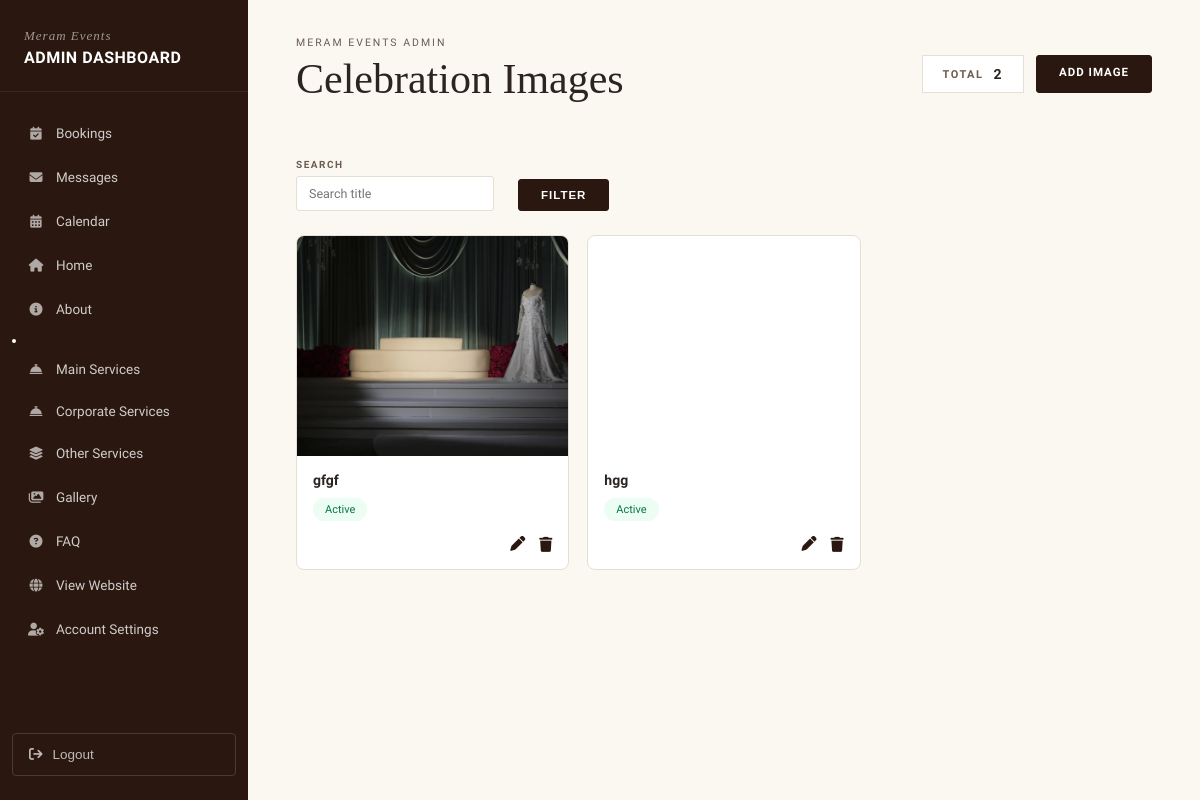
The page /dashboard/celebration-images/ on the database its author committed.
### main/models.py (models this page shows, shortened)
class CelebrationImage(models.Model):
    title = models.CharField(max_length=200)
    image = models.ImageField(upload_to='celebration/')
    is_active = models.BooleanField(default=True)

### main/views.py (the view)
def celebration_images(request):
    images = CelebrationImage.objects.all()
    q = request.GET.get("q")
    if q:
        images = images.filter(title__icontains=q)
    context = {
        "images": images,
        "total": images.count(),
        "query": q or "",
        'active_page': 'celebration',
    }
    return render(
        request,
        "dashboard/celebration_images.html",
        context
    )

### main/templates/dashboard/celebration_images.html (shortened to what this page needs)
{% extends 'dashboard/dashboard_base.html' %}
{% block dashboard_content %}
<div class="db-breadcrumb">
    Meram Events Admin
</div>
<div class="db-header-row">
    <h1 class="db-page-title">
        Celebration Images
    </h1>
    <div style="display:flex;gap:12px;">
        <div class="db-total-badge">
            Total <strong>{{ total }}</strong>
        </div>
        <a href="{% url 'dashboard_celebration_create' %}"
           class="db-filter-go">
            Add Image
        </a>
    </div>
</div>
<form method="get" class="db-filter-bar">
    <div class="db-date-field">
        <label>Search</label>
        <input type="text"
               name="q"
               value="{{ query }}"
               placeholder="Search title">
    </div>
    <button class="db-filter-go">
        Filter
    </button>
</form>
<div class="cm-grid">
    {% for image in images %}
    <div class="cm-card"
         id="image-row-{{ image.pk }}">
        <img loading="lazy" decoding="async" src="{{ image.image.url }}"
             alt="{{ image.title }}">
        <div class="cm-card-body">
            <div class="cm-card-title">
                {{ image.title }}
            </div>
            {% if image.is_active %}
                <span class="cm-status cm-active">
                    Active
                </span>
            {% else %}
                <span class="cm-status cm-inactive">
                    Inactive
                </span>
            {% endif %}
            <div class="cm-actions">
                <a href="{% url 'dashboard_celebration_update' image.pk %}"
                   title="Edit">
                    <i class="fa-solid fa-pen"></i>
                </a>
                <button type="button"
                        onclick="deleteImage({{ image.pk }})"
                        title="Delete">
                    <i class="fa-solid fa-trash"></i>
                </button>
            </div>
        </div>
    </div>
    {% empty %}
    <div class="db-empty">
        No celebration images found.
    </div>
    {% endfor %}
</div>
{% endblock %}

### main/templates/dashboard/dashboard_base.html (style rules this page uses)
:root { --db-dark: #2A1810; --db-dark-2: #311F13; --db-maroon: #3D1A12; --db-cream: #FBF8F2; --db-border: #E5DFD3; --db-text: #2C2420; --db-text-mid:#6B5D50; --db-red: #B23A2E; --db-green: #3F7D4A; --db-gold: #C9A96E; }
* { margin:0;padding:0;box-sizing:border-box; }
body { font-family:'Hanken Grotesk',sans-serif; background:var(--db-cream); color:var(--db-text); font-size:14px; }
a { text-decoration:none;color:inherit; }
.db-breadcrumb { font-size:10.5px; letter-spacing:2px; text-transform:uppercase; color:var(--db-text-mid); margin-bottom:6px; font-weight:500; }
.db-page-title { font-family:'Cormorant Garamond',serif; font-size:42px; font-weight:500; color:var(--db-text); margin-bottom:28px; }
.db-header-row { display:flex; justify-content:space-between; align-items:flex-start; margin-bottom:28px; }
.db-total-badge { border:1px solid var(--db-border); background:#fff; padding:10px 20px; font-size:11px; letter-spacing:1.5px; text-transform:uppercase; font-weight:600; color:var(--db-text-mid); display:flex; gap:10px; align-items:center; }
.db-total-badge strong { color:var(--db-text); font-size:14px; }
.db-filter-bar { display:flex; align-items:flex-end; gap:24px; margin-bottom:24px; flex-wrap:wrap; }
.db-date-field { display:flex; flex-direction:column; gap:6px; }
.db-date-field label { font-size:10px; letter-spacing:1.5px; text-transform:uppercase; color:var(--db-text-mid); font-weight:600; }
.db-date-field input { border:1px solid var(--db-border); padding:9px 12px; font-family:'Hanken Grotesk',sans-serif; font-size:12.5px; color:var(--db-text); border-radius:3px; background:#fff; min-width:150px; }
.db-filter-go { border:1px solid var(--db-dark); background:var(--db-dark); color:#fff; padding:9px 22px; font-size:11.5px; letter-spacing:1px; text-transform:uppercase; font-weight:600; border-radius:3px; cursor:pointer; transition:opacity 0.2s; }

### main/templates/dashboard/celebration_images.html (style rules this page uses)
.cm-grid { display:grid; grid-template-columns:repeat(4,1fr); gap:18px; }
.cm-card { background:#fff; border:1px solid var(--db-border); border-radius:8px; overflow:hidden; transition:.2s; }
.cm-card img { width:100%; height:220px; object-fit:cover; display:block; }
.cm-card-body { padding:16px; }
.cm-card-title { font-size:14px; font-weight:600; margin-bottom:10px; }
.cm-status { display:inline-block; font-size:11px; padding:5px 12px; border-radius:30px; margin-bottom:14px; }
.cm-active { background:#ecfdf3; color:#067647; }
.cm-actions { display:flex; justify-content:flex-end; gap:14px; }
.cm-actions a, .cm-actions button { border:none; background:none; cursor:pointer; color:var(--db-dark); font-size:15px; }
@media (max-width:1200px) { .cm-grid { grid-template-columns:repeat(3,1fr); } }

### rows shown on the page
CelebrationImage: image (picture), title "gfgf", is_active "Active"
CelebrationImage: image (picture), title "hgg", is_active "Active"

### other values the page prints
{{ total }} "2"
